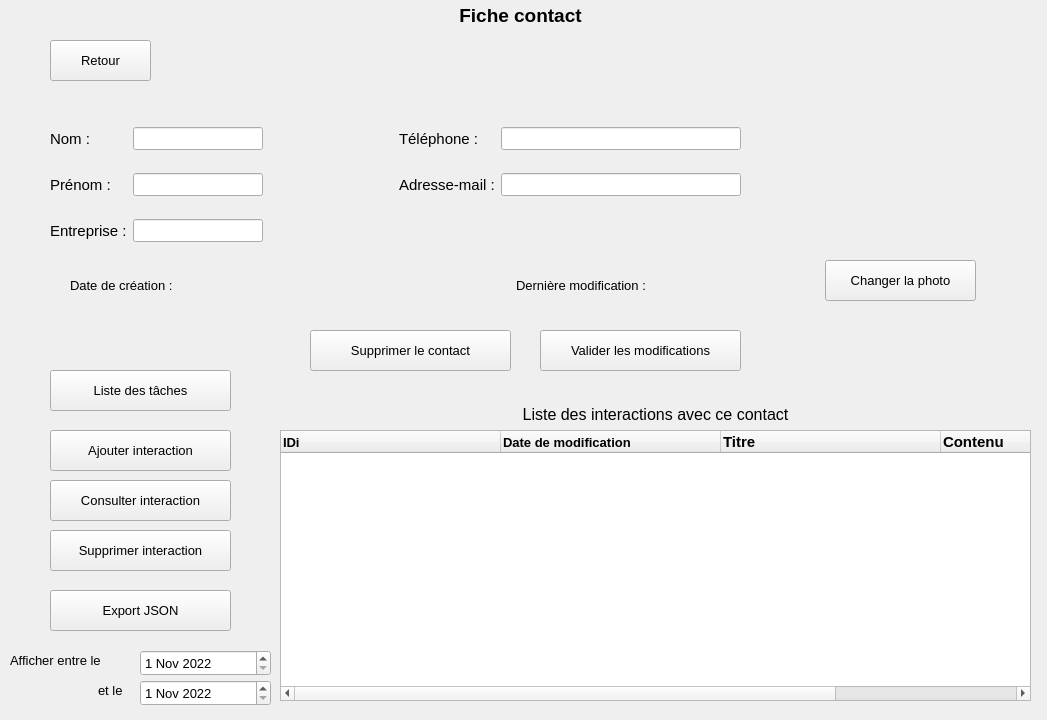
<?xml version="1.0" encoding="UTF-8"?>
<ui version="4.0">
 <class>FicheContact</class>
 <widget class="QMainWindow" name="FicheContact">
  <property name="enabled">
   <bool>true</bool>
  </property>
  <property name="geometry">
   <rect>
    <x>0</x>
    <y>0</y>
    <width>1047</width>
    <height>720</height>
   </rect>
  </property>
  <property name="minimumSize">
   <size>
    <width>1047</width>
    <height>720</height>
   </size>
  </property>
  <property name="maximumSize">
   <size>
    <width>1047</width>
    <height>720</height>
   </size>
  </property>
  <property name="mouseTracking">
   <bool>false</bool>
  </property>
  <property name="windowTitle">
   <string>OGC (Outil de Gestion de Contacts)</string>
  </property>
  <widget class="QWidget" name="centralwidget">
   <widget class="QLabel" name="titre">
    <property name="geometry">
     <rect>
      <x>0</x>
      <y>0</y>
      <width>1041</width>
      <height>31</height>
     </rect>
    </property>
    <property name="font">
     <font>
      <pointsize>14</pointsize>
      <bold>true</bold>
     </font>
    </property>
    <property name="text">
     <string>Fiche contact</string>
    </property>
    <property name="alignment">
     <set>Qt::AlignCenter</set>
    </property>
   </widget>
   <widget class="QWidget" name="gridLayoutWidget">
    <property name="geometry">
     <rect>
      <x>50</x>
      <y>110</y>
      <width>691</width>
      <height>151</height>
     </rect>
    </property>
    <layout class="QGridLayout" name="gridLayout">
     <item row="0" column="3">
      <widget class="QLabel" name="labelTel">
       <property name="font">
        <font>
         <pointsize>11</pointsize>
        </font>
       </property>
       <property name="text">
        <string>Téléphone :</string>
       </property>
      </widget>
     </item>
     <item row="1" column="1">
      <widget class="QLineEdit" name="champPrenom">
       <property name="font">
        <font>
         <pointsize>10</pointsize>
        </font>
       </property>
      </widget>
     </item>
     <item row="0" column="4">
      <widget class="QLineEdit" name="champTel">
       <property name="minimumSize">
        <size>
         <width>240</width>
         <height>0</height>
        </size>
       </property>
       <property name="font">
        <font>
         <pointsize>10</pointsize>
        </font>
       </property>
       <property name="maxLength">
        <number>10</number>
       </property>
      </widget>
     </item>
     <item row="2" column="0">
      <widget class="QLabel" name="labelEntreprise">
       <property name="font">
        <font>
         <pointsize>11</pointsize>
        </font>
       </property>
       <property name="text">
        <string>Entreprise :</string>
       </property>
      </widget>
     </item>
     <item row="1" column="3">
      <widget class="QLabel" name="labelMail">
       <property name="font">
        <font>
         <pointsize>11</pointsize>
        </font>
       </property>
       <property name="text">
        <string>Adresse-mail :</string>
       </property>
      </widget>
     </item>
     <item row="0" column="1">
      <widget class="QLineEdit" name="champNom">
       <property name="font">
        <font>
         <pointsize>10</pointsize>
        </font>
       </property>
      </widget>
     </item>
     <item row="1" column="0">
      <widget class="QLabel" name="labelPrenom">
       <property name="font">
        <font>
         <pointsize>11</pointsize>
        </font>
       </property>
       <property name="text">
        <string>Prénom :</string>
       </property>
      </widget>
     </item>
     <item row="0" column="0">
      <widget class="QLabel" name="labelNom">
       <property name="font">
        <font>
         <pointsize>11</pointsize>
        </font>
       </property>
       <property name="text">
        <string>Nom :</string>
       </property>
      </widget>
     </item>
     <item row="2" column="1">
      <widget class="QLineEdit" name="champEntreprise">
       <property name="font">
        <font>
         <pointsize>10</pointsize>
        </font>
       </property>
      </widget>
     </item>
     <item row="1" column="4">
      <widget class="QLineEdit" name="champMail">
       <property name="font">
        <font>
         <pointsize>10</pointsize>
        </font>
       </property>
      </widget>
     </item>
     <item row="0" column="2">
      <spacer name="horizontalSpacer">
       <property name="orientation">
        <enum>Qt::Horizontal</enum>
       </property>
       <property name="sizeHint" stdset="0">
        <size>
         <width>20</width>
         <height>20</height>
        </size>
       </property>
      </spacer>
     </item>
    </layout>
   </widget>
   <widget class="QLabel" name="imgPhoto">
    <property name="geometry">
     <rect>
      <x>820</x>
      <y>50</y>
      <width>171</width>
      <height>201</height>
     </rect>
    </property>
    <property name="text">
     <string/>
    </property>
   </widget>
   <widget class="QPushButton" name="ChangerPhoto">
    <property name="geometry">
     <rect>
      <x>825</x>
      <y>260</y>
      <width>151</width>
      <height>41</height>
     </rect>
    </property>
    <property name="font">
     <font>
      <pointsize>10</pointsize>
     </font>
    </property>
    <property name="text">
     <string>Changer la photo</string>
    </property>
   </widget>
   <widget class="QPushButton" name="ValiderModifs">
    <property name="geometry">
     <rect>
      <x>540</x>
      <y>330</y>
      <width>201</width>
      <height>41</height>
     </rect>
    </property>
    <property name="font">
     <font>
      <pointsize>10</pointsize>
     </font>
    </property>
    <property name="text">
     <string>Valider les modifications</string>
    </property>
   </widget>
   <widget class="QPushButton" name="SupprimerContact">
    <property name="geometry">
     <rect>
      <x>310</x>
      <y>330</y>
      <width>201</width>
      <height>41</height>
     </rect>
    </property>
    <property name="font">
     <font>
      <pointsize>10</pointsize>
     </font>
    </property>
    <property name="text">
     <string>Supprimer le contact</string>
    </property>
   </widget>
   <widget class="QPushButton" name="BoutonRetour">
    <property name="geometry">
     <rect>
      <x>50</x>
      <y>40</y>
      <width>101</width>
      <height>41</height>
     </rect>
    </property>
    <property name="font">
     <font>
      <pointsize>10</pointsize>
     </font>
    </property>
    <property name="text">
     <string>Retour</string>
    </property>
   </widget>
   <widget class="QWidget" name="horizontalLayoutWidget">
    <property name="geometry">
     <rect>
      <x>70</x>
      <y>260</y>
      <width>601</width>
      <height>51</height>
     </rect>
    </property>
    <layout class="QHBoxLayout" name="horizontalLayout">
     <item>
      <widget class="QLabel" name="labelDateCreation">
       <property name="font">
        <font>
         <pointsize>10</pointsize>
        </font>
       </property>
       <property name="text">
        <string>Date de création :   </string>
       </property>
      </widget>
     </item>
     <item>
      <widget class="QLabel" name="ChampDateCreation">
       <property name="font">
        <font>
         <pointsize>10</pointsize>
        </font>
       </property>
       <property name="text">
        <string/>
       </property>
      </widget>
     </item>
     <item>
      <spacer name="horizontalSpacer_2">
       <property name="orientation">
        <enum>Qt::Horizontal</enum>
       </property>
       <property name="sizeHint" stdset="0">
        <size>
         <width>40</width>
         <height>20</height>
        </size>
       </property>
      </spacer>
     </item>
     <item>
      <widget class="QLabel" name="labelDateModif">
       <property name="font">
        <font>
         <pointsize>10</pointsize>
        </font>
       </property>
       <property name="text">
        <string>Dernière modification :   </string>
       </property>
      </widget>
     </item>
     <item>
      <widget class="QLabel" name="ChampDateModif">
       <property name="font">
        <font>
         <pointsize>10</pointsize>
        </font>
       </property>
       <property name="text">
        <string/>
       </property>
      </widget>
     </item>
    </layout>
   </widget>
   <widget class="QPushButton" name="AjouterInteraction">
    <property name="geometry">
     <rect>
      <x>50</x>
      <y>430</y>
      <width>181</width>
      <height>41</height>
     </rect>
    </property>
    <property name="font">
     <font>
      <pointsize>10</pointsize>
     </font>
    </property>
    <property name="text">
     <string>Ajouter interaction</string>
    </property>
   </widget>
   <widget class="QPushButton" name="ExportJson">
    <property name="geometry">
     <rect>
      <x>50</x>
      <y>590</y>
      <width>181</width>
      <height>41</height>
     </rect>
    </property>
    <property name="font">
     <font>
      <pointsize>10</pointsize>
     </font>
    </property>
    <property name="text">
     <string>Export JSON</string>
    </property>
   </widget>
   <widget class="QLabel" name="labelDateDebut">
    <property name="geometry">
     <rect>
      <x>10</x>
      <y>650</y>
      <width>131</width>
      <height>20</height>
     </rect>
    </property>
    <property name="font">
     <font>
      <pointsize>10</pointsize>
     </font>
    </property>
    <property name="text">
     <string>Afficher entre le </string>
    </property>
   </widget>
   <widget class="QDateEdit" name="dateDebut">
    <property name="geometry">
     <rect>
      <x>140</x>
      <y>650</y>
      <width>131</width>
      <height>26</height>
     </rect>
    </property>
    <property name="font">
     <font>
      <pointsize>10</pointsize>
     </font>
    </property>
    <property name="maximumDate">
     <date>
      <year>2026</year>
      <month>12</month>
      <day>31</day>
     </date>
    </property>
    <property name="minimumDate">
     <date>
      <year>2022</year>
      <month>11</month>
      <day>1</day>
     </date>
    </property>
   </widget>
   <widget class="QLabel" name="labelDateFin">
    <property name="geometry">
     <rect>
      <x>98</x>
      <y>680</y>
      <width>131</width>
      <height>20</height>
     </rect>
    </property>
    <property name="font">
     <font>
      <pointsize>10</pointsize>
     </font>
    </property>
    <property name="text">
     <string>et le</string>
    </property>
   </widget>
   <widget class="QDateEdit" name="dateFin">
    <property name="geometry">
     <rect>
      <x>140</x>
      <y>680</y>
      <width>131</width>
      <height>26</height>
     </rect>
    </property>
    <property name="font">
     <font>
      <pointsize>10</pointsize>
     </font>
    </property>
    <property name="maximumDate">
     <date>
      <year>2026</year>
      <month>12</month>
      <day>31</day>
     </date>
    </property>
    <property name="minimumDate">
     <date>
      <year>2022</year>
      <month>11</month>
      <day>1</day>
     </date>
    </property>
   </widget>
   <widget class="QLabel" name="labelTableInteractions">
    <property name="geometry">
     <rect>
      <x>280</x>
      <y>404</y>
      <width>751</width>
      <height>20</height>
     </rect>
    </property>
    <property name="font">
     <font>
      <pointsize>12</pointsize>
     </font>
    </property>
    <property name="text">
     <string>Liste des interactions avec ce contact</string>
    </property>
    <property name="alignment">
     <set>Qt::AlignCenter</set>
    </property>
   </widget>
   <widget class="QTableWidget" name="tableListeInteractions">
    <property name="geometry">
     <rect>
      <x>280</x>
      <y>430</y>
      <width>751</width>
      <height>271</height>
     </rect>
    </property>
    <property name="font">
     <font>
      <pointsize>10</pointsize>
     </font>
    </property>
    <property name="horizontalScrollBarPolicy">
     <enum>Qt::ScrollBarAsNeeded</enum>
    </property>
    <property name="editTriggers">
     <set>QAbstractItemView::NoEditTriggers</set>
    </property>
    <property name="selectionMode">
     <enum>QAbstractItemView::SingleSelection</enum>
    </property>
    <property name="selectionBehavior">
     <enum>QAbstractItemView::SelectRows</enum>
    </property>
    <property name="showGrid">
     <bool>true</bool>
    </property>
    <property name="gridStyle">
     <enum>Qt::SolidLine</enum>
    </property>
    <attribute name="horizontalHeaderVisible">
     <bool>true</bool>
    </attribute>
    <attribute name="horizontalHeaderCascadingSectionResizes">
     <bool>true</bool>
    </attribute>
    <attribute name="horizontalHeaderMinimumSectionSize">
     <number>220</number>
    </attribute>
    <attribute name="horizontalHeaderDefaultSectionSize">
     <number>220</number>
    </attribute>
    <attribute name="horizontalHeaderHighlightSections">
     <bool>true</bool>
    </attribute>
    <attribute name="horizontalHeaderShowSortIndicator" stdset="0">
     <bool>false</bool>
    </attribute>
    <attribute name="horizontalHeaderStretchLastSection">
     <bool>true</bool>
    </attribute>
    <attribute name="verticalHeaderVisible">
     <bool>false</bool>
    </attribute>
    <attribute name="verticalHeaderMinimumSectionSize">
     <number>35</number>
    </attribute>
    <attribute name="verticalHeaderDefaultSectionSize">
     <number>35</number>
    </attribute>
    <attribute name="verticalHeaderShowSortIndicator" stdset="0">
     <bool>false</bool>
    </attribute>
    <column>
     <property name="text">
      <string>IDi</string>
     </property>
     <property name="font">
      <font>
       <pointsize>10</pointsize>
       <bold>true</bold>
       <kerning>true</kerning>
      </font>
     </property>
     <property name="textAlignment">
      <set>AlignLeading|AlignVCenter</set>
     </property>
    </column>
    <column>
     <property name="text">
      <string>Date de modification</string>
     </property>
     <property name="font">
      <font>
       <pointsize>10</pointsize>
       <bold>true</bold>
      </font>
     </property>
     <property name="textAlignment">
      <set>AlignLeading|AlignVCenter</set>
     </property>
    </column>
    <column>
     <property name="text">
      <string>Titre</string>
     </property>
     <property name="font">
      <font>
       <pointsize>11</pointsize>
       <bold>true</bold>
      </font>
     </property>
     <property name="textAlignment">
      <set>AlignLeading|AlignVCenter</set>
     </property>
    </column>
    <column>
     <property name="text">
      <string>Contenu</string>
     </property>
     <property name="font">
      <font>
       <pointsize>11</pointsize>
       <bold>true</bold>
      </font>
     </property>
     <property name="textAlignment">
      <set>AlignLeading|AlignVCenter</set>
     </property>
    </column>
   </widget>
   <widget class="QPushButton" name="ConsulterInteraction">
    <property name="geometry">
     <rect>
      <x>50</x>
      <y>480</y>
      <width>181</width>
      <height>41</height>
     </rect>
    </property>
    <property name="font">
     <font>
      <pointsize>10</pointsize>
     </font>
    </property>
    <property name="text">
     <string>Consulter interaction</string>
    </property>
   </widget>
   <widget class="QPushButton" name="SupprimerInteraction">
    <property name="geometry">
     <rect>
      <x>50</x>
      <y>530</y>
      <width>181</width>
      <height>41</height>
     </rect>
    </property>
    <property name="font">
     <font>
      <pointsize>10</pointsize>
     </font>
    </property>
    <property name="text">
     <string>Supprimer interaction</string>
    </property>
   </widget>
   <widget class="QLabel" name="champUrl">
    <property name="geometry">
     <rect>
      <x>320</x>
      <y>60</y>
      <width>671</width>
      <height>20</height>
     </rect>
    </property>
    <property name="text">
     <string/>
    </property>
   </widget>
   <widget class="QPushButton" name="listeTachesContact">
    <property name="geometry">
     <rect>
      <x>50</x>
      <y>370</y>
      <width>181</width>
      <height>41</height>
     </rect>
    </property>
    <property name="font">
     <font>
      <pointsize>10</pointsize>
     </font>
    </property>
    <property name="text">
     <string>Liste des tâches</string>
    </property>
   </widget>
  </widget>
 </widget>
 <resources/>
 <connections/>
</ui>
